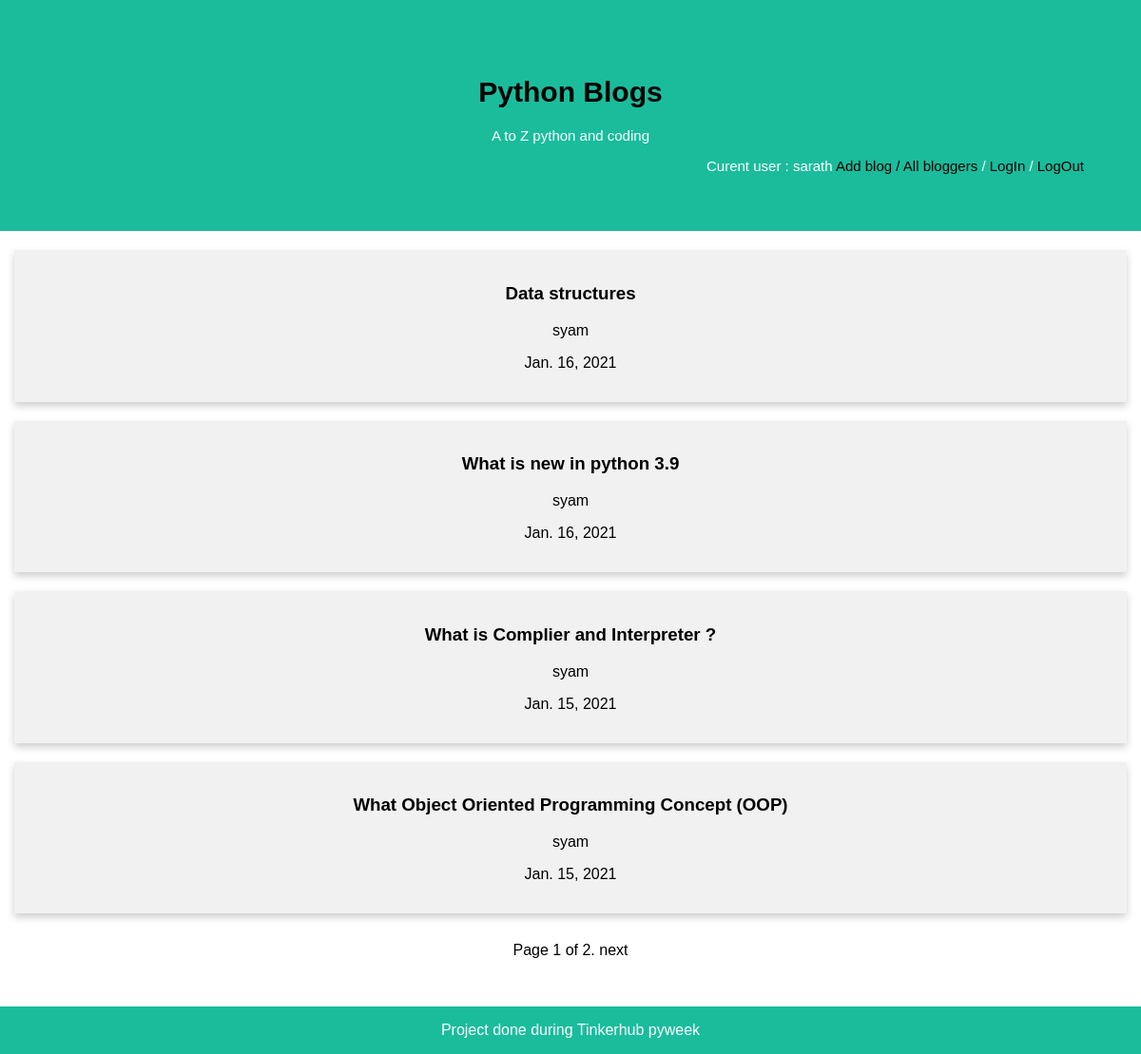
The app's page / (signed in) with its own data.
### blog/models.py (models this page shows, shortened)
class Article(models.Model):
    name=models.CharField(max_length=100)
    content=models.CharField(max_length=1500,)
    publishing_date=models.DateField(default=date.today)
    author=models.ForeignKey(Author, on_delete=models.SET_NULL,null=True)
    class Meta:
        ordering=["-publishing_date"]
    def get_absolute_url(self):
         return reverse('blog-view',args=[str(self.id)])

class Author(models.Model):
    user = models.OneToOneField(User, on_delete=models.SET_NULL,null=True)
    class Meta:
        ordering=["user"]
    def __str__(self):
        return self.user.username

### blog/views.py (the view, shortened to what this page needs)
# urls.py: path('', BlogsListView.as_view(), name='blogs_list'),
class BlogsListView(generic.ListView):
    model = Article
    paginate_by = 4
    context_object_name = 'blogs_list'
    queryset = Article.objects.all()[:5]
    template_name = 'index.html'
    def get_queryset(self):
        return Article.objects.all()[:5]

### blog/templates/index.html
{% extends 'base.html' %} {% block content %}
<div class="row">
  {% if blogs_list %} {% for blog in blogs_list %}
  <div class="card">
    <a href="{{ blog.get_absolute_url }}"> <h3>{{ blog.name }}</h3></a>
    <a href="{% url 'author' blog.author.pk %}"><p>{{ blog.author }}</p> </a>
    <p>{{blog.publishing_date}}</p>
  </div>
  {% endfor %} {% else %}
    <p> There blogs available </p>
  {% endif %}
</div>
{% endblock %}

### blog/templates/base.html (shortened to what this page needs)
<!DOCTYPE html>
<html lang="en">
  <head>
    {% load static %}
    <link rel="stylesheet" href="{% static 'css/style.css' %}" />
  </head>
  <body style="margin: 0%">
    <div class="header">
      <a href="{% url 'blogs_list' %}">
        <h1>Python Blogs</h1>
      </a>
      <p>A to Z python and coding</p>
      <div class="signin" style="text-align: end">
        {% if user.is_authenticated %}
        <span>
          Curent user : {{ user.get_username }}
          <a href="{% url 'addblog' %}" class="top-menu"> Add blog </a>
        </span>
        {% endif %}
        <a href="{% url 'bloggers' %}"> / All bloggers </a>
        /
        <a href="{% url 'login'%}?next={{request.path}}"> LogIn </a>
        /
        <a href="{% url 'logout'%}?next={{request.path}}"> LogOut </a>
      </div>
    </div>
    {% block content %}
    {% endblock %}
    <div class="space" style="height: 10px; ">
    </div>
    {% block pagination %}
    {% if is_paginated %}
        <div class="" style="text-align: center;">
            <span class="">
                <span class="">
                    Page {{ page_obj.number }} of {{ page_obj.paginator.num_pages }}.
                </span>
                {% if page_obj.has_next %}
                    <a href="{{ request.path }}?page={{ page_obj.next_page_number }}">next</a>
                {% endif %}
            </span>
        </div>
    {% endif %}
  {% endblock %}
        <div class="space" style="height: 100px; ">
        </div>
    <div class="footer">
      <p>Project done during Tinkerhub pyweek</p>
    </div>
  </body>
</html>

### blog/static/css/style.css (style rules this page uses)
.header { padding: 60px; text-align: center; background: #1abc9c; color: white; font-size: 15px; }
.footer { position: fixed; left: 0%; bottom: 0%; width: 100%; background-color: #1abc9c; color: white; text-align: center; }
* { box-sizing: border-box; }
body { font-family: Arial, Helvetica, sans-serif; }
.row { margin: 0 -5px; }
a { text-decoration: none; color: black; }
.row::after { content: ""; display: table; clear: both; }
.card { box-shadow: 0 4px 8px 0 rgba(0, 0, 0, 0.2); padding: 16px; text-align: center; background-color: #f1f1f1; margin: 20px; }

### records on screen
Article: name "Data structures", author "syam", publishing_date "Jan. 16, 2021"
Article: name "What is new in python 3.9", author "syam", publishing_date "Jan. 16, 2021"
Article: name "What is Complier and Interpreter ?", author "syam", publishing_date "Jan. 15, 2021"
Article: name "What Object Oriented Programming Concept (OOP)", author "syam", publishing_date "Jan. 15, 2021"

### other values on screen
{{ user.get_username }} "sarath"
{{ page_obj.number }} "1"
{{ page_obj.paginator.num_pages }} "2"
